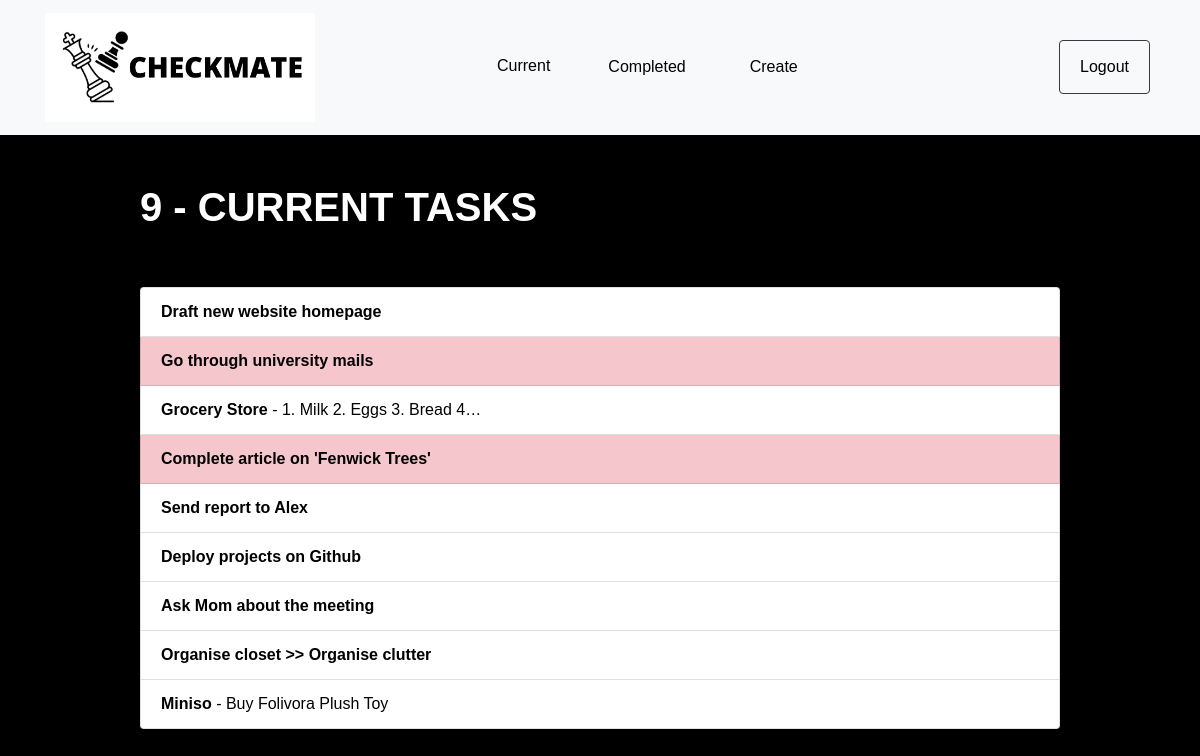
/current/ (signed in), run on the app's committed database.
### todo/models.py (models this page shows, shortened)
class Todo(models.Model):
    title = models.CharField(max_length=200)
    memo = models.TextField(blank=True)
    created = models.DateTimeField(auto_now_add=True)
    datecompleted  = models.DateTimeField(null=True, blank=True)
    important = models.BooleanField(default=False)
    user = models.ForeignKey(User, on_delete=models.CASCADE)

### todo/views.py (the view)
# urls.py: path('current/', views.currenttodos, name='currenttodos'),
@login_required
def currenttodos(request):
    todos = Todo.objects.filter(user=request.user, datecompleted__isnull=True)
    return render(request, 'todo/currenttodos.html', {'todos':todos})

### todo/templates/todo/currenttodos.html
{% extends "todo/base.html" %}
{% block content %}
    <div class="row justify-content-center mt-5">
        <div class="col-md-10">
            {% if todos %}
                 <h1 class="heading">{{ todos.count }} - CURRENT TASK{{ todos.count|pluralize }}</h1>
            {% else %}
                           <h1 class="heading">CURRENT TASKS</h1>
            {% endif %}
        </div>
    </div>
    <div class="row justify-content-center mt-5">
        <div class="col-md-10">
        {% if todos %}
            <div class="list-group">
                {% for todo in todos %}
                    <a href="{% url 'viewtodo' todo.id %}" class="list-group-item list-group-item-action{% if todo.important %} list-group-item-danger{% endif %}"><b>{{ todo.title }}</b>{% if todo.memo %} - {{ todo.memo|truncatechars:30 }}{% endif %}</a>
                {% endfor %}
            </div>
        {% else %}
            <div class="text-center">
                <h2>No pending tasks right now. Nice work!</h2>
            <br>
            <a role="button" class="btn btn-primary" href="{% url 'createtodo' %}">ADD NEW</a>
            </div>
        {% endif %}
        </div>
    </div>
{% endblock %}

### todo/templates/todo/base.html (shortened to what this page needs)
{% load static %}
<!doctype html>
<html lang="en">
<head>
    <link rel="stylesheet" href="https://stackpath.bootstrapcdn.com/bootstrap/4.4.1/css/bootstrap.min.css">
    <link rel="stylesheet" href="{% static 'todo/style.css' %}">
</head>
<body>
<nav class="navbar navbar-expand-md navbar-light bg-light">
<div class="container">
    <a class="navbar-brand" href="{% url 'home' %}">
         <img src="{% static 'todo/CHECKMATE.png' %}" width="270" class="d-inline-block align-top">
    </a>
    <div class="collapse navbar-collapse" id="navbarNav">
    {% if user.is_authenticated %}
        <ul class="navbar-nav mr-auto">
                <li class="btn btn-todo btn-light nav-item {{ current }}">
                    <a class="nav-link" href="{% url 'currenttodos' %}">Current</a>
                </li>
                <li class="btn btn-todo btn-light nav-item {{ completed }}">
                    <a class="btn btn-outline-light nav-link" href="{% url 'completedtodos' %}">Completed</a>
                </li>
                <li class="btn btn-todo btn-light nav-item {{ create }}">
                    <a class="btn btn-outline-light nav-link" href="{% url 'createtodo' %}">Create</a>
                </li>
        </ul>
    {% endif %}
    <ul class="navbar-nav ml-auto">
            {% if user.is_authenticated %}
                <li class="btn btn-todo btn-log btn btn-outline-dark nav-item">
                    <a href="#" onclick="$('#signOutBtn').click()" class="nav-link">Logout</a>
                </li>
            {% endif %}
        </ul>
    </div>
</div>
</nav>
<div class="container">
{% block content %}{% endblock %}
</div>
</body>
</html>

### todo/static/todo/style.css (style rules this page uses)
body { font-family: Arial, Helvetica, sans-serif; background-color: black; color: white; font-weight: 700; }
img { margin-right: 140px;; }
.btn { margin: 0 5px; }
.navbar-light .navbar-nav .nav-link { color: black; font-weight: 500; }
.heading { text-transform: uppercase; font-weight: 700; }
.list-group-item { font-weight: 400; color: black; }

### data on the page
Todo: title "Draft new website homepage"
Todo: title "Go through university mails"
Todo: title "Grocery Store", memo "1. Milk 2. Eggs 3. Bread 4…"
Todo: title "Complete article on 'Fenwick Trees'"
Todo: title "Send report to Alex"
Todo: title "Deploy projects on Github"
Todo: title "Ask Mom about the meeting"
Todo: title "Organise closet >> Organise clutter"
Todo: title "Miniso", memo "Buy Folivora Plush Toy"

### other printed values
{{ todos.count }} "9"
